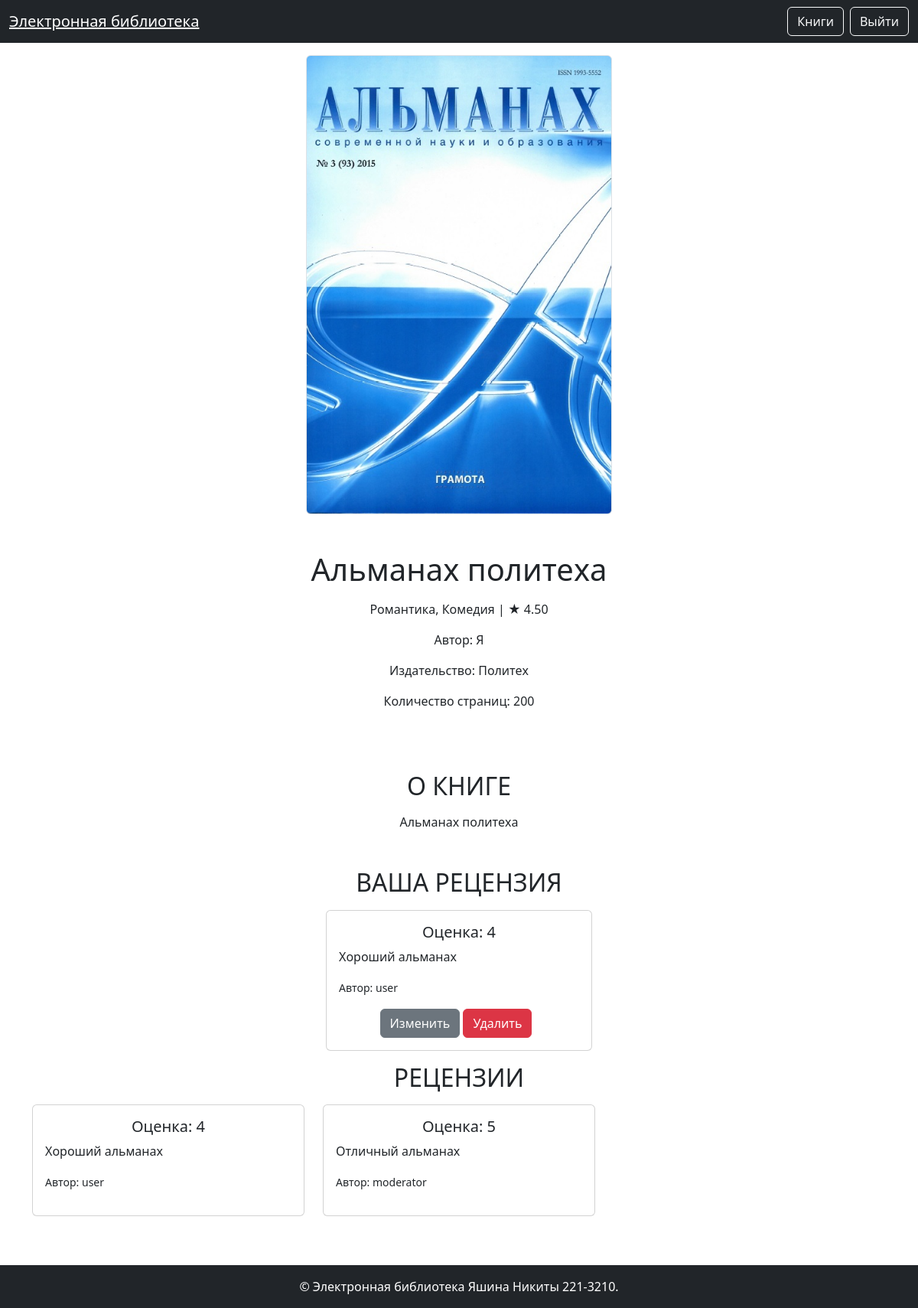
The app's page /books/1/show (signed in) with its own data.
### models.py (models this page shows, shortened)
class Book(db.Model):
    id = db.Column(db.Integer, primary_key=True)
    title = db.Column(db.String, nullable=False)
    description = db.Column(db.Text, nullable=False)
    year = db.Column(db.Integer, nullable=False)
    publisher = db.Column(db.String, nullable=False)
    author = db.Column(db.String, nullable=False)
    pages = db.Column(db.Integer, nullable=False)
    cover_id = db.Column(db.Integer, db.ForeignKey('cover.id'), nullable=False)
    rating_count = db.Column(db.Integer, nullable=False)
    rating_sum = db.Column(db.Integer, nullable=False)
    cover = db.relationship('Cover', backref=db.backref('books', lazy=True))
    genres = db.relationship('Genre', secondary='book_genre', backref=db.backref('books', lazy='dynamic'))
    @property
    def rating(self):
        try:
            return self.rating_sum / self.rating_count
        except ZeroDivisionError:
            return 0

class Review(db.Model):
    id = db.Column(db.Integer, primary_key=True)
    book_id = db.Column(db.Integer, db.ForeignKey('book.id'), nullable=False)
    user_id = db.Column(db.Integer, db.ForeignKey('user.id'), nullable=False)
    rating = db.Column(db.Integer, nullable=False)
    text = db.Column(db.Text, nullable=False)
    created_at = db.Column(db.DateTime, server_default=db.func.now(), nullable=False)
    book = db.relationship('Book', backref=db.backref('reviews', lazy=True))
    user = db.relationship('User', backref=db.backref('reviews', lazy=True))

class User(db.Model, UserMixin):
    id = db.Column(db.Integer, primary_key=True)
    username = db.Column(db.String, nullable=False)
    password_hash = db.Column(db.String, nullable=False)
    last_name = db.Column(db.String, nullable=False)
    first_name = db.Column(db.String, nullable=False)
    middle_name = db.Column(db.String, nullable=True)
    role_id = db.Column(db.Integer, db.ForeignKey('role.id'), nullable=False)
    role = db.relationship('Role', backref=db.backref('users', lazy=True))

### books.py (the view)
@books_bp.route('/<int:book_id>/show')
def show(book_id):
    book = db.get_or_404(Book, book_id)
    img = db.get_or_404(Cover, book.cover_id)
    user_review = None
    if current_user.is_authenticated:
        user_review = db.session.execute(db.select(Review).where(Review.book_id == book_id, Review.user_id == current_user.id)).scalar()
    page = request.args.get('page', 1, type=int)
    per_page = 6
    reviews_query = db.select(Review).where(Review.book_id == book_id)
    pagination = db.paginate(reviews_query, page=page, per_page=per_page)
    reviews = pagination.items
    return render_template('books/show.html', book=book, user_review=user_review, cover=img, reviews=reviews, pagination=pagination)

### auth.py (called while the page is built)
def load_user(user_id):
    user = db.session.get(User, int(user_id))
    return user

### templates/books/show.html (shortened to what this page needs)
{% extends 'base.html' %}
{% block content %}
<div class="position-relative">
    <div class="book-logo-big img-fluid img-thumbnail mx-auto d-block mt-3" style="background-image: url({{ url_for('image', image_id=book.cover_id) }});">
    </div>
    <div class="h-100 w-100 py-5 d-flex text-center">
        <div class="m-auto">
            <h1 class="title mb-3 font-weight-bold">{{ book.title }}</h1>
            <p class="mb-3 mx-auto">
                {{ book.genres | map(attribute='name') | join(', ') }} | <span>★</span> <span>{{ "%.2f" | format(book.rating) }}</span>
            </p>
            <p class="mb-3 mx-auto">Автор: {{ book.author }}</p>
            <p class="mb-3 mx-auto">Издательство: {{ book.publisher }}</p>
            <p class="mb-3 mx-auto">Количество страниц: {{ book.pages }}</p>
        </div>
    </div>
</div>
<div class="container mt-3">
    <section class="about mb-5">
        <h2 class="mb-3 text-center text-uppercase font-weight-bold">О книге</h2>
        <p class="mb-3 text-center">{{ book.description }}</p>
    </section>
    {% if current_user.is_authenticated %}
        {% if user_review %}
        <h2 class="mb-3 text-center text-uppercase font-weight-bold">Ваша рецензия</h2>
            <div class="container">
                <div class="row">
                    <div class="col-md-4 mx-auto">
                        <div class="card mb-3">
                            <div class="card-body">
                                <h5 class="card-title text-center">Оценка: {{ user_review.rating }}</h5>
                                <p class="card-text">{{ user_review.text | safe }}</p>
                                <p class="text-right"><small>Автор: {{ user_review.user.username }}</small></p>
                                <div class="text-center">
                                    <a href="{{ url_for('books.edit_review', book_id=book.id, review_id=user_review.id) }}" class="btn btn-secondary">Изменить</a>
                                    <button type="button" class="btn btn-danger me-2" data-bs-toggle="modal" data-bs-target="#delete-modal" data-delete-url="{{ url_for('books.delete_review', book_id=book.id, review_id=user_review.id) }}">Удалить</button>
                                </div>
                            </div>
                        </div>
                    </div>
                </div>
            </div>
        {% endif %}
    {% endif %}
    <section class="reviews mb-5">
        <h2 class="mb-3 text-center text-uppercase font-weight-bold">Рецензии</h2>
        <div class="row">
            {% for review in reviews %}
                <div class="col-md-4">
                    <div class="card mb-3">
                        <div class="card-body">
                            <h5 class="card-title text-center">Оценка: {{ review.rating }}</h5>
                            <p class="card-text">{{ review.text | safe }}</p>
                            <p class="text-right"><small>Автор: {{ review.user.username }}</small></p>
                        </div>
                    </div>
                </div>
            {% endfor %}
        </div>
    </section>
</div>
{% endblock %}

### static/styles.css (style rules this page uses)
.book-logo-big { min-height: 600px; height: 100%; width: 400px; background-repeat: no-repeat; background-position: center; background-size: cover; object-fit: cover; }

### records on screen
Book: title "Альманах политеха", rating "4.50", author "Я", publisher "Политех", pages "200", description "Альманах политеха"
Review: rating "4", text "Хороший альманах", user.username "user"
User: user.username "user"
Review: rating "5", text "Отличный альманах", user.username "moderator"

### other values on screen
{{ book.genres | map(attribute='name') | join(', ') }} "Романтика, Комедия"
